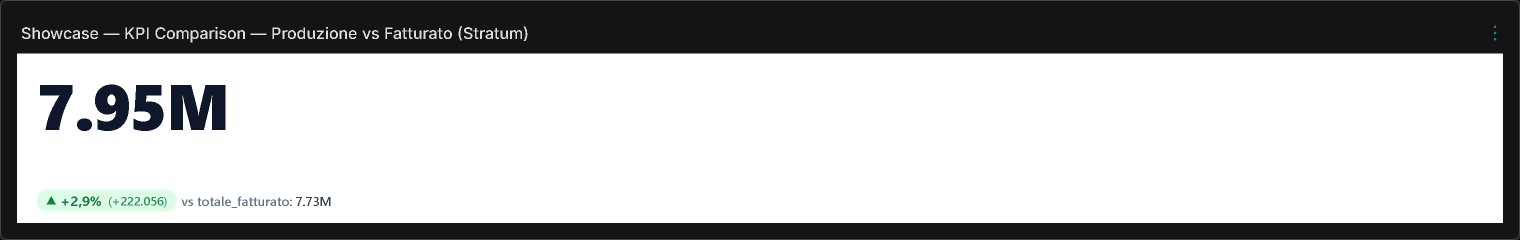
#> input picture docs/images/live_dashboard_showcase.png, 3040 x 480 px, given in place of ., which was not available (shown at 1/2 size)
$ python -i generate_demo_gif.py   (imports and definitions only)
#> lines starting #> are read from the running program, lines starting #| are printed output that depends on the picture
"""
Capture headless screenshots of KPI Comparison Card Dev Studio and compile
an optimized animated GIF and high-resolution preview images for README.md.
"""

import os
import time
from PIL import Image
from playwright.sync_api import sync_playwright

CHROME_PATH = r"C:\Program Files\Google\Chrome\Application\chrome.exe"
REPO_ROOT = os.path.abspath(os.path.join(os.path.dirname(__file__), ".."))
DOCS_IMAGES = os.path.join(REPO_ROOT, "docs", "images")
SRC_IMAGES = os.path.join(REPO_ROOT, "src", "images")

# [2 lines not run here, left out]

FRAMES = [
    {
        "name": "01_outpatient_visits.png",
        "url": "http://localhost:5175/?scenario=outpatient-visits&tab=typography&bg=dark&w=340&h=170",
        "description": "Visite Ambulatoriali: Dual Metric Comparison (+10.8%), Inter Font, Cubic Bezier Sparkline",
    },
    {
        "name": "02_wait_time_inverted_polarity.png",
        "url": "http://localhost:5175/?scenario=wait-time&tab=aesthetic&bg=dark&w=340&h=170",
        "description": "Tempi di Attesa PS: Inverted Polarity (-18.2% in Green), Poppins Font, Custom Border",
    },
    {
        "name": "03_budget_revenue.png",
        "url": "http://localhost:5175/?scenario=budget-revenue&tab=sparkline&bg=dark&w=360&h=175",
        "description": "Budget Ricavi: Currency Format, Peak Sparkline Marker & Current Point",
    },
    {
        "name": "04_executive_glassmorphism.png",
        "url": "http://localhost:5175/?scenario=executive-dark&tab=typography&bg=dark&w=360&h=175",
        "description": "Executive Glassmorphism: Dark Theme, Montserrat Font & Tabular Nums",
    },
]

# [46 lines left out: function capture_frames, not called in this run]

def generate_gif_and_assets(captured_paths):
    gif_path = os.path.join(DOCS_IMAGES, "dev_studio_demo.gif")
    preview_png = os.path.join(DOCS_IMAGES, "kpi_comparison_preview.png")

    # Save the main outpatient visits workbench as the primary visual preview
    main_img = Image.open(captured_paths[0]).convert("RGB")
#> main_img is the input picture: PIL image 3040x480 RGB; mean R, G, B 179.8, 180.2, 180.3
    main_img.save(preview_png, "PNG", optimize=True)
    print(f"Saved preview photo: {preview_png}")

    print(f"Compiling animated GIF demo: {gif_path}...")
    target_size = (1280, 800)
    pil_frames = []

    for path in captured_paths:
        img = Image.open(path).convert("RGB")
        resized = img.resize(target_size, Image.Resampling.LANCZOS)
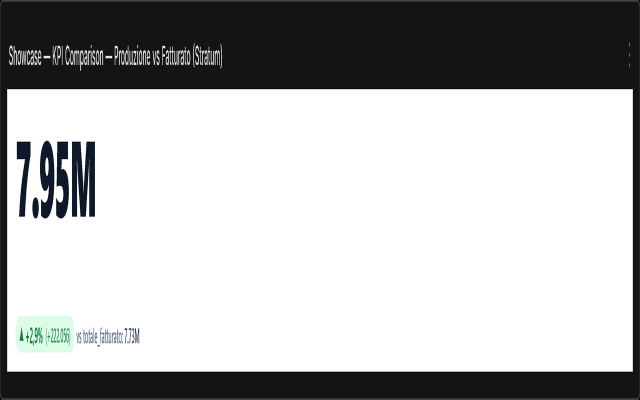
#> resized: PIL image 1280x800 RGB (shown at 1/2 size); mean R, G, B 179.7, 180.1, 180.2
        # 256 colors adaptive palette
        quantized = resized.quantize(colors=256, method=Image.Resampling.LANCZOS)
#> pass 3 of the loop in generate_gif_and_assets, `for path in captured_paths:`:
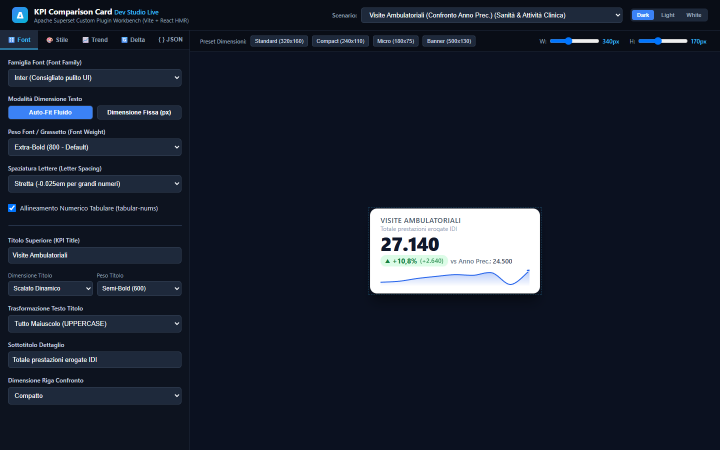
#> input picture docs/images/01_outpatient_visits.png, 1440 x 900 px, given in place of , which was not available (shown at 1/2 size)
#> in generate_gif_and_assets, img is the input picture: PIL image 1440x900 RGB; mean R, G, B 26.2, 33, 47.3
#> in generate_gif_and_assets, `quantized = resized.quantize(colors=256, method=Image.Resampling.LANCZ..`:
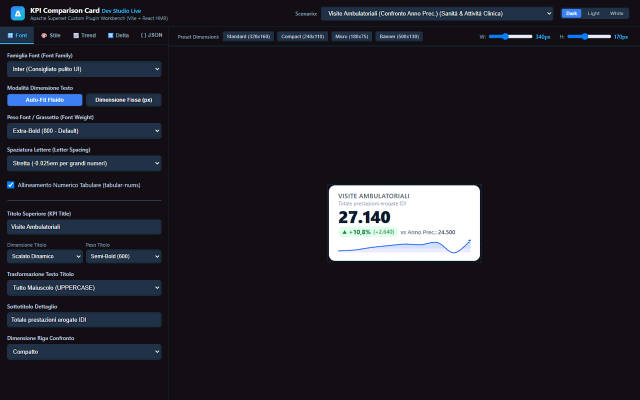
#> quantized: PIL image 1280x800 P (shown at 1/2 size); mean R, G, B 32.6, 31.1, 39.1
#> the loop made 5 passes; the first 3 are shown
        pil_frames.append(quantized)

    # Frame duration: 2600ms per frame
    durations = [2600, 2600, 2600, 2600]

    pil_frames[0].save(
        gif_path,
        save_all=True,
        append_images=pil_frames[1:],
        duration=durations,
        loop=0,
        optimize=True,
    )

    gif_kb = os.path.getsize(gif_path) / 1024
    print(f"GIF compiled successfully: {gif_path} ({gif_kb:.1f} KB)")

# [5 lines not run here, left out]

#> (the run stopped early here; a loop or call above may not have finished)
